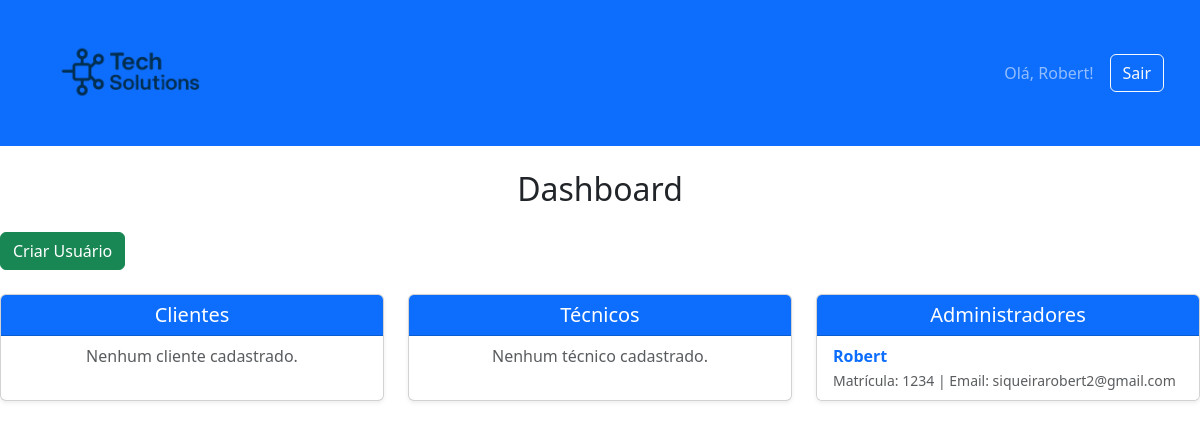
/dashboard/ (signed in), run on the app's committed database.
### usuarios/models.py (models this page shows, shortened)
class Usuario(AbstractUser):
    matricula = models.CharField(
        unique=True, max_length=50, verbose_name='Matrícula', blank=True
    )
    tipo_usuario = models.CharField(max_length=20, choices=TIPOS_USUARIO)
    data_cadastro = models.DateField(auto_now_add=True, verbose_name='Data de Cadastro')
    USERNAME_FIELD = 'matricula'
    REQUIRED_FIELDS = ['username', 'password']
    class Meta:
        db_table = 'usuario'
        verbose_name = "Usuário"
        verbose_name_plural = "Usuários"

### usuarios/views.py (the view, shortened to what this page needs)
# urls.py: path('', RedirectView.as_view(url='dashboard')),
@login_required(login_url='/login/')
def dashboard(request):
    usuario = request.user
    is_admin = usuario.tipo_usuario == 'adm' or usuario.is_superuser
    is_tecnico = usuario.tipo_usuario == 'tecnico'
    is_cliente = usuario.tipo_usuario == 'cliente'
    contexto = {
        'is_admin': is_admin,
        'is_tecnico': is_tecnico,
        'is_cliente': is_cliente,
    }
    if is_admin:
        contexto['clientes'] = Usuario.objects.filter(tipo_usuario='cliente')
        contexto['tecnicos'] = Usuario.objects.filter(tipo_usuario='tecnico')
        contexto['administradores'] = Usuario.objects.filter(tipo_usuario='adm')
    if is_cliente:
        contexto['chamados_abertos'] = Chamado.objects.filter(cliente=usuario, status='aberto')
        contexto['chamados_em_atendimento'] = Chamado.objects.filter(cliente=usuario, status='em_atendimento')
        contexto['chamados_fechados'] = Chamado.objects.filter(cliente=usuario, status='fechado')
    return render(request, 'dashboard.html', contexto)

### templates/dashboard.html (shortened to what this page needs)
    {% include "header.html" %}
    <h2 class="text-center my-4">Dashboard</h2>
    {% if is_admin %}
        <div class="mb-4">
            {% include "lista_usuarios.html" %}
        </div>
    {% endif %}
</body>
</html>

### templates/header.html (shortened to what this page needs)
{% load static %}
<!DOCTYPE html>
<html lang="pt-br">
<head>
    <link href="https://cdn.jsdelivr.net/npm/bootstrap@5.3.7/dist/css/bootstrap.min.css" rel="stylesheet">
    <link rel="stylesheet" href="https://cdn.jsdelivr.net/npm/bootstrap-icons@1.11.3/font/bootstrap-icons.min.css">
</head>
<body>
<nav class="navbar navbar-expand-lg navbar-dark bg-primary mb-4">
    <div class="container-fluid">
        <a class="navbar-brand d-flex align-items-center ms-4" href="{% url 'dashboard' %}">
            <img src="{% static 'img/logo.png' %}" alt="Logo" style="height:120px; width:auto; object-fit:contain;">
        </a>
        <div class="d-flex ms-auto align-items-center me-4">
            <span class="navbar-text me-3">
                Olá, {{ user.username }}!
            </span>
            <a href="{% url 'logout' %}" class="btn btn-outline-light">Sair</a>
        </div>
    </div>
</nav>

### templates/lista_usuarios.html
<a href="{% url 'novo_usuario' %}" class="btn btn-success mb-4">Criar Usuário</a>
<div class="row">
    <div class="col-md-4 mb-4">
        <div class="card shadow-sm h-100">
            <div class="card-header bg-primary text-white text-center">
                <h5 class="mb-0">Clientes</h5>
            </div>
            <ul class="list-group list-group-flush">
                {% for cliente in clientes %}
                    <li class="list-group-item">
                        <a href="{% url 'usuario' cliente.matricula %}" class="fw-bold text-decoration-none text-primary">
                            {{ cliente.username }}
                        </a>
                        <br>
                        <span class="text-muted small">
                            Matrícula: {{ cliente.matricula }} | Email: {{ cliente.email }}
                        </span>
                    </li>
                {% empty %}
                    <li class="list-group-item text-center text-muted">Nenhum cliente cadastrado.</li>
                {% endfor %}
            </ul>
        </div>
    </div>
    <div class="col-md-4 mb-4">
        <div class="card shadow-sm h-100">
            <div class="card-header bg-primary text-white text-center">
                <h5 class="mb-0">Técnicos</h5>
            </div>
            <ul class="list-group list-group-flush">
                {% for tecnico in tecnicos %}
                    <li class="list-group-item">
                        <a href="{% url 'usuario' tecnico.matricula %}" class="fw-bold text-decoration-none text-primary">
                            {{ tecnico.username }}
                        </a>
                        <br>
                        <span class="text-muted small">
                            Matrícula: {{ tecnico.matricula }} | Email: {{ tecnico.email }}
                        </span>
                    </li>
                {% empty %}
                    <li class="list-group-item text-center text-muted">Nenhum técnico cadastrado.</li>
                {% endfor %}
            </ul>
        </div>
    </div>
    <div class="col-md-4 mb-4">
        <div class="card shadow-sm h-100">
            <div class="card-header bg-primary text-white text-center">
                <h5 class="mb-0">Administradores</h5>
            </div>
            <ul class="list-group list-group-flush">
                {% for admin in administradores %}
                    <li class="list-group-item">
                        <a href="{% url 'usuario' admin.matricula %}" class="fw-bold text-decoration-none text-primary">
                            {{ admin.username }}
                        </a>
                        <br>
                        <span class="text-muted small">
                            Matrícula: {{ admin.matricula }} | Email: {{ admin.email }}
                        </span>
                    </li>
                {% empty %}
                    <li class="list-group-item text-center text-muted">Nenhum administrador cadastrado.</li>
                {% endfor %}
            </ul>
        </div>
    </div>
</div>

### data on the page
Usuario: username "Robert", matricula "1234", email "siqueirarobert2@gmail.com"
